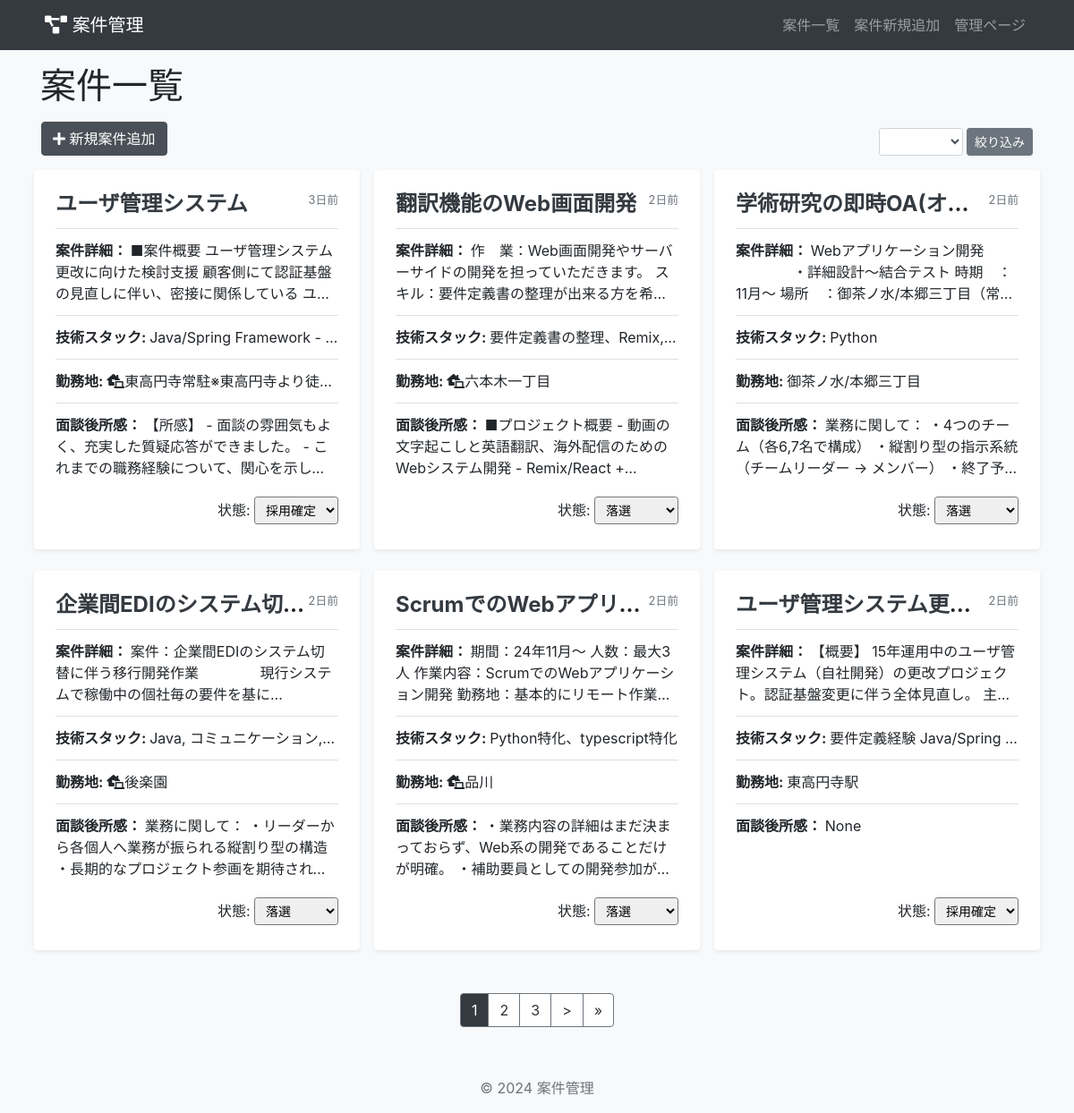
The app's page /project/ with its own data.
### projects/models.py (models this page shows, shortened)
class Project(models.Model):
    name = models.CharField("案件名", max_length=200)
    description = models.TextField("案件詳細")
    tech_stack = models.CharField("技術スタック", max_length=200, null=True, blank=True)
    address = models.CharField("勤務地", max_length=100, null=True, blank=True)
    is_telework = models.BooleanField("テレワーク有", default=False)
    impressions = models.TextField("面談後所感", null=True, blank=True)
    status = models.CharField("状態", max_length=20, choices=[
        ('offering', '営業中'),
        ('interview', '面談待ち'),
        ('waiting', '結果待ち'),
        ('rejection', '落選'),
        ('decline', '辞退'),
        ('success', '採用確定'),
    ], default='proposal')
    created_at = models.DateTimeField("作成日時", auto_now_add=True)  # 案件追加日時
    content_match = models.IntegerField(
        validators=[MinValueValidator(1), MaxValueValidator(5)],
        null=True,
        blank=True,
        verbose_name="業務内容合致度"
    )
    environment_match = models.IntegerField(
        validators=[MinValueValidator(1), MaxValueValidator(5)],
        null=True,
        blank=True,
        verbose_name="就業環境合致度"
    )
    @property
    def status_choices(self):
        return self._meta.get_field('status').choices
    @property
    def time_since_created(self):
        now = timezone.now()
        diff = now - self.created_at
        if diff.days > 0:
            return f"{diff.days}日前"

### projects/views.py (the view)
# urls.py: path('', views.ProjectListView.as_view(), name='project_list'),
class ProjectListView(ListView):
    model = Project
    template_name = 'projects/project_list.html'
    context_object_name = 'projects'
    paginate_by = 6  # 1ページあたりの表示件数
    def get_queryset(self):
        queryset = super().get_queryset()
        status = self.request.GET.get('status')
        if status:
            queryset = queryset.filter(status=status)
        return queryset
    def get_context_data(self, **kwargs):
        context = super().get_context_data(**kwargs)
        context['status_choices'] = Project._meta.get_field('status').choices
        context['selected_status'] = self.request.GET.get('status', '')
        return context

### projects/templates/projects/project_list.html (shortened to what this page needs)
{% extends 'base.html' %}
{% load static %}
{% block content %}
<h1 class="mb-3">案件一覧</h1>
<div class="row mb-3 px-md-2">
  <div class="col pl-2 pr-0">
    <a href="{% url 'project_create' %}" class="btn btn-primary">
      <i class="fas fa-plus"></i> 新規案件追加
    </a>
  </div>
  <div class="col pl-0 pr-2 mt-auto">
    <form method="get" class="form-inline justify-content-end">
      <select name="status" class="form-control form-control-sm mr-1" style="max-width: 100px;">
        <option value=""></option>
        {% for value, label in status_choices %}
        <option value="{{ value }}" {% if value == selected_status %}selected{% endif %}>{{ label }}</option>
        {% endfor %}
      </select>
      <button type="submit" class="btn btn-secondary btn-sm">絞り込み</button>
    </form>
  </div>
</div>
<div class="row">
  {% for project in projects %}
  <div class="col-md-6 col-xl-4 mb-4 px-2">
    <div class="card h-100">
      <div class="card-body d-flex flex-column p-4">
        <div class="d-flex justify-content-between align-items-start border-bottom">
          <h4 class="card-title text-truncate font-weight-bold" title="{{ project.name }}">
            <a href="{% url 'project_detail' project.pk %}" class="text-dark">{{ project.name }}</a>
          </h4>
          <small class="text-muted text-nowrap">{{ project.time_since_created }}</small>
        </div>
        <ul class="list-group list-group-flush">
          <li class="list-group-item px-0 my-truncate3" ><strong>案件詳細： </strong>{{ project.description }}</li>
          <li class="list-group-item px-0 text-truncate mt-2 border-top"><strong>技術スタック: </strong>{{ project.tech_stack|default:"None" }}</li>
          <li class="list-group-item px-0 text-truncate"><strong>勤務地: </strong>{% if project.is_telework %}<i class="fas fa-laptop-house"></i>{% endif %}{{ project.address }}</li>
          <li class="list-group-item px-0 my-truncate3" ><strong>面談後所感： </strong>{{ project.impressions|default:"None" }}</li>
          <li class="list-group-item p-0 pt-3">
            <form class="status-form float-right" data-project-id="{{ project.pk }}">
              <label for="status-{{ project.pk }}">状態:</label>
              <select id="status-{{ project.pk }}" name="status" class="form-control-sm">
                {% for value, label in project.status_choices %}
                <option value="{{ value }}" {% if value == project.status %}selected{% endif %}>{{ label }}</option>
                {% endfor %}
              </select>
            </form>
          </li>
        </ul>
      </div>
    </div>
  </div>
  {% empty %}
  <div class="col">
      <p>該当する案件がありません。</p>
  </div>
  {% endfor %}
</div>
{% if is_paginated %}
    <nav aria-label="Page navigation" class="mt-4">
        <ul class="pagination justify-content-center">
            {% for num in page_obj.paginator.page_range %}
                {% if page_obj.number == num %}
                    <li class="page-item active">
                        <span class="page-link">{{ num }}</span>
                    </li>
                {% elif num > page_obj.number|add:'-3' and num < page_obj.number|add:'3' %}
                    <li class="page-item">
                        <a class="page-link" href="?page={{ num }}{% if request.GET.status %}&status={{ request.GET.status }}{% endif %}">{{ num }}</a>
                    </li>
                {% endif %}
            {% endfor %}
            {% if page_obj.has_next %}
                <li class="page-item">
                    <a class="page-link" href="?page={{ page_obj.next_page_number }}{% if request.GET.status %}&status={{ request.GET.status }}{% endif %}">&gt;</a>
                </li>
                <li class="page-item">
                    <a class="page-link" href="?page={{ page_obj.paginator.num_pages }}{% if request.GET.status %}&status={{ request.GET.status }}{% endif %}">&raquo;</a>
                </li>
            {% endif %}
        </ul>
    </nav>
    {% endif %}
{% endblock %}

### templates/base.html (shortened to what this page needs)
<!DOCTYPE html>
<html lang="ja">
<head>
    <link href="https://stackpath.bootstrapcdn.com/bootstrap/4.5.2/css/bootstrap.min.css" rel="stylesheet">
    <link href="https://cdnjs.cloudflare.com/ajax/libs/font-awesome/5.15.1/css/all.min.css" rel="stylesheet">
</head>
<body>
    <nav class="navbar navbar-expand-lg navbar-dark">
        <div class="container px-3">
            <a class="navbar-brand" href="{% url 'project_list' %}">
                <i class="fas fa-project-diagram pl-1"></i> 案件管理
            </a>
            <div class="collapse navbar-collapse" id="navbarNav">
                <ul class="navbar-nav ml-auto">
                    <li class="nav-item">
                        <a class="nav-link" href="{% url 'project_list' %}">案件一覧</a>
                    </li>
                    <li class="nav-item">
                        <a class="nav-link" href="{% url 'project_create' %}">案件新規追加</a>
                    </li>
                    <li class="nav-item">
                        <a class="nav-link" href="{% url 'admin:index' %}">管理ページ</a>
                    </li>
                </ul>
            </div>
        </div>
    </nav>
    <main class="container mt-3">
        {% block content %}
        {% endblock %}
    </main>
    <footer class="bg-light py-3 mt-4">
        <div class="container text-center">
            <span class="text-muted">&copy; 2024 案件管理</span>
        </div>
    </footer>
</body>
</html>

### templates/base.html (style rules this page uses)
body { display: flex; min-height: 100vh; flex-direction: column; background-color: #f8f9fa; }
main { flex: 1; }
.navbar { background-color: #343a40 !important; }
.btn-primary { background-color: #495057; border-color: #495057; }
.card { border: none; box-shadow: 0 0.125rem 0.25rem rgba(0, 0, 0, 0.075); }

### projects/templates/projects/project_list.html (style rules this page uses)
.my-truncate3 { overflow: hidden; display: -webkit-box; -webkit-box-orient: vertical; -webkit-line-clamp: 3; height: 5.5em; border: 0; }
.pagination .page-link { color: #333; background-color: #fff; border-color: #6c757d; }
.pagination .active .page-link { color: #fff; background-color: #343a40; border-color: #6c757d; }

### records on screen
Project: name "ユーザ管理システム", time_since_created "3日前", description "■案件概要 ユーザ管理システム更改に向けた検討支援…", tech_stack "Java/Spring Framework -…", is_telework True (drawn), address "東高円寺常駐※東高円寺より徒…", impressions "【所感】 - 面談の雰囲気もよく、充実した質疑応答ができました。…", status "採用確定"
Project: name "翻訳機能のWeb画面開発", time_since_created "2日前", description "作 業：Web画面開発やサーバーサイドの開発を担っていただきます。…", tech_stack "要件定義書の整理、Remix,…", is_telework True (drawn), address "六本木一丁目", impressions "■プロジェクト概要 - 動画の文字起こしと英語翻訳、海外配信のためのWebシステム開発 - Remix/React…", status "落選"
Project: name "学術研究の即時OA(オ…", time_since_created "2日前", description "Webアプリケーション開発 ・詳細設計～結合テスト 時期 ：11月～…", tech_stack "Python", address "御茶ノ水/本郷三丁目", impressions "業務に関して： ・4つのチーム（各6,7名で構成） ・縦割り型の指示系統（チームリーダー →…", status "落選"
Project: name "企業間EDIのシステム切…", time_since_created "2日前", description "案件：企業間EDIのシステム切替に伴う移行開発作業…", tech_stack "Java, コミュニケーション,…", is_telework True (drawn), address "後楽園", impressions "業務に関して：…", status "落選"
Project: name "ScrumでのWebアプリ…", time_since_created "2日前", description "期間：24年11月～ 人数：最大3人…", tech_stack "Python特化、typescript特化", is_telework True (drawn), address "品川", status "落選"
Project: name "ユーザ管理システム更…", time_since_created "2日前", description "【概要】…", tech_stack "要件定義経験 Java/Spring…", address "東高円寺駅", impressions "None", status "採用確定"

### other values on screen
{{ num }} "1"
{{ num }} "2" "3"
